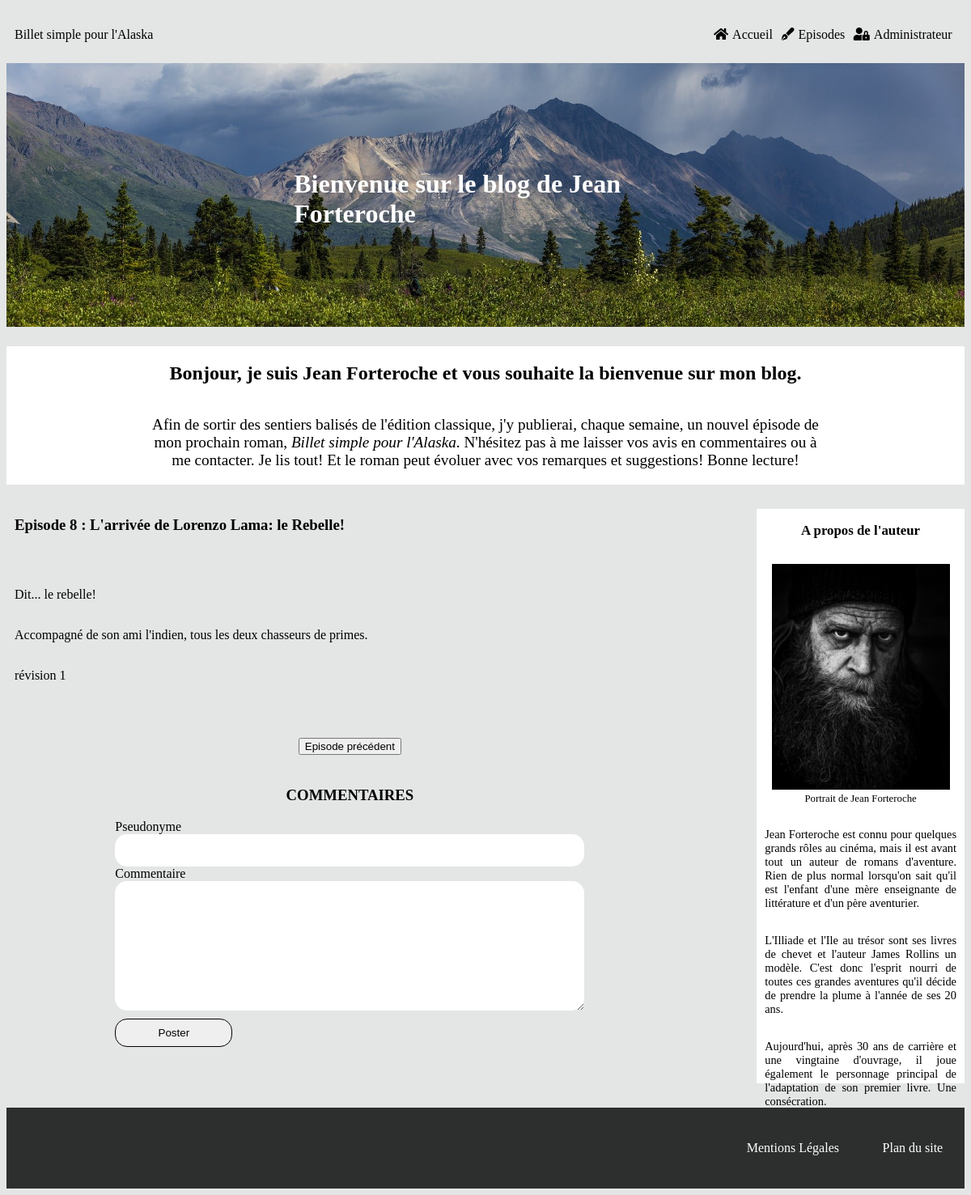
Screenshot of /index.php?action=post&id=36 with the database file from the repository.
### tables this page shows
CREATE TABLE IF NOT EXISTS `episodes` (
  `episode_id` tinyint(11) NOT NULL AUTO_INCREMENT,
  `numero_episode` tinyint(11) NOT NULL,
  `episode_title` char(255) NOT NULL,
  `episode_content` longtext NOT NULL,
  `episode_date` datetime NOT NULL DEFAULT CURRENT_TIMESTAMP,
  `episode_status` int(1) NOT NULL,
  PRIMARY KEY (`episode_id`),
  UNIQUE KEY `unicite` (`numero_episode`) USING BTREE
);

### src/View/View.php (called while the page is built, shortened)
<?php
class View
{
    public function display(array $data, string $template, string $layout) : void
    {
        require_once($template);
    }
}

### src/Controller/FrontOffice/PostController.php (called while the page is built, shortened)
<?php
class PostController
{
    private $postManager;
    private $commentManager;
    private $view;
    private $layout;
    public function __construct(PostManager $postManager, View $view, CommentManager $commentManager)
    {
        $this->postManager = $postManager;
        $this->view = $view;
        $this->commentManager = $commentManager;
        $this->layout = '../templates/frontOffice/layout.html.php';
    }
    public function displayOneEpisode(int $id) : void
    {
        $totalEpisodes = $this->postManager->getNumberOfEpisodes();
        $episodeData = $this->postManager->getOneEpisode($id);
        $nextEpisode = $this->postManager->getNextPost($episodeData[0]['numero_episode'] + 1);
        $previousEpisode = $this->postManager->getPreviousPost($episodeData[0]['numero_episode'] - 1);
        $commentsData = $this->commentManager->getComments($id);
        $data = [$episodeData, $commentsData, $totalEpisodes, $previousEpisode, $nextEpisode];
        $template = '../templates/frontOffice/onePost.html.php';
        $this->view->display(['episode' => $data[0][0],
            'comments' => $data[1],
            'totalEpisodes' => $data[2],
            'previous' => $data[3],
            'next' => $data[4]],
            $template, $this->layout);
    }
}

### public/index.php (called while the page is built, shortened)
<?php
$router = new Router();
$router->run();

### src/Model/PostManager.php (called while the page is built, shortened)
<?php
class PostManager
{
    private $database;
    public function __construct(\PDO $database)
    {
        $this->database = $database;
    }
    public function getOneEpisode(int $id) : array
    {
        $episodes = $this->database->prepare("SELECT *, DATE_FORMAT(episode_date, '%d/%m/%Y - %H:%i:%s') AS episode_date
            FROM episodes
            WHERE episode_id = :id");
        $episodes->bindParam(':id', $id);
        $episodes->execute();
        return $episodes->fetchAll();
    }
}

### Templates/Frontoffice/onepost.html.php (the view, shortened to what this page needs)
<article>
    <h3>Episode <?=$data['episode']['numero_episode']?> : <?=$data['episode']['episode_title']?></h3>
    <p><?=$data['episode']['episode_content']?></p>
</article>
<div id="prev_next">
    <?php
        if ($data['episode']['numero_episode'] > 1 && $data['episode']['numero_episode'] <= $data['totalEpisodes']) {
        ?>
        <span id="previous">
            <a href="index.php?action=previous_episode&numero=<?=$data['episode']['numero_episode']?>&id=<?=$data['episode']['episode_id']?>">
                <button>Episode précédent</button>
            </a>
        </span>
        <?php
        }
        ?>
</div>
<section class="commentaires">
    <h3>COMMENTAIRES</h3>
    <form class="comment_form" method="post" action="index.php?action=save_com&id=<?=$data['episode']['episode_id']?>">
        <label for="pseudo">Pseudonyme</label>
        <input class="input_name" type="text" name="pseudo"/>
        <label for="comment">Commentaire</label>
        <textarea class="comment_area" name="comment" rows="10" cols="40"></textarea>
        <input class="submit" type="submit" value="Poster"/>
    </form>
</section>

### public/css/style.css (style rules this page uses)
html { font-family: aileron; background-color: #e4e5e5; }
a { text-decoration: none; color: black; }
article { display: flex; flex-direction: column; }
article p { text-align: justify; }
.commentaires h3 { text-align: center; }
.comment_form { display: flex; flex-direction: column; width: 70%; margin: auto; }
.input_name { height: 30px; }
.comment_form .input_name, .comment_form .comment_area { border-radius: 15px; padding-left: 10px; padding-right: 10px; padding-top: 5px; padding-bottom: 5px; border: none; }
.submit { width: 25%; height: 35px; border-radius: 15px; border: 1px solid black; margin-top: 10px; }
#prev_next { font-size: 0.9rem; display: flex; justify-content: center; }
#previous, #next { margin: 20px; }

### rows the page displays
episodes: numero_episode "8", episode_title "L'arrivée de Lorenzo Lama: le Rebelle!", episode_content "Dit... le rebelle! Accompagné de son ami l'indien, tous les deux chasseurs de primes. révision 1"
